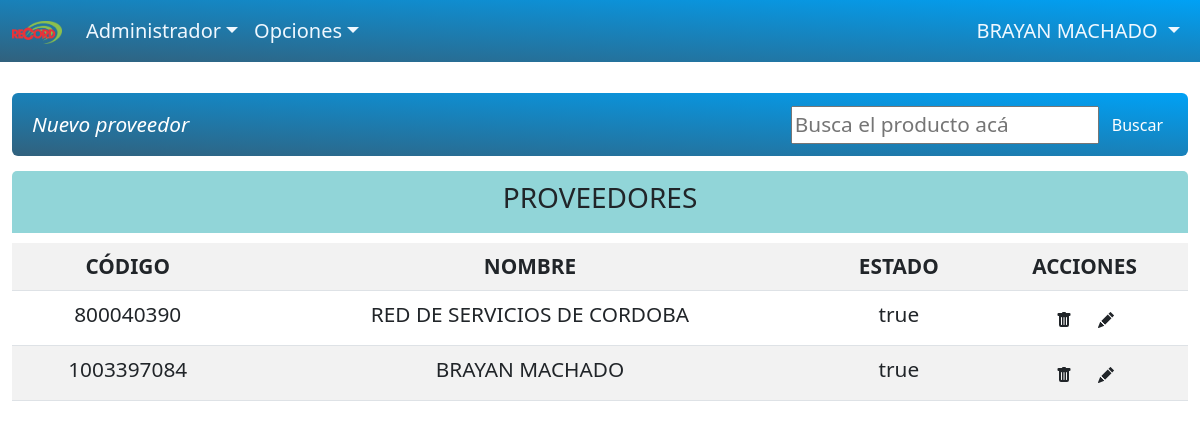
Screenshot of /administrador/proveedor.php (signed in) with the database file from the repository.
### tables this page shows
CREATE TABLE `provedor` (
  `idprovedor` int NOT NULL,
  `nombre_provedor` varchar(45) DEFAULT NULL,
  `estado` int DEFAULT NULL
);

CREATE TABLE `estado` (
  `id` int NOT NULL,
  `nombre` varchar(5) NOT NULL
);

### administrador/proveedor.php (the view, shortened to what this page needs)
<?php
include_once "../database/db.php";
?>
<!DOCTYPE html>
<html lang="en">
<head>
    <link rel="stylesheet" href="https://cdn.jsdelivr.net/npm/bootstrap@5.2.3/dist/css/bootstrap.min.css">
    <link rel="stylesheet" href="../css/activos.css">
</head>
<body>
    <?php
    include('header.php');
    ?>
    <br>
    <div class="container">
        <nav class="navbar navsep navbar-expand-sm navbar-rednav bg-rednav rounded">
            <div class="container-fluid">
                <div class="navbar-collapse" id="mynavbar">
                    <ul class="navbar-nav me-auto">
                        <li class="nav-item">
                            <i>
                                <a class="nav-item nav-link bi bi-plus-square-dotted"
                                    href="pantallas/crear_provedor.php"> Nuevo proveedor</a>
                            </i>
                        </li>
                    </ul>
                    <form class="d-flex">
                        <input placeholder="Busca el producto acá" onchange="this.form.requestSubmit()" type="text"
                            name="query_text" id="query_text">
                        <button class="btn btn-secondary" type="button">Buscar</button>
                    </form>
                </div>
            </div>
        </nav>
        <div class="row">
            <div class="col-md-8">
                <center>
                    <div class="tzona">
                        <h3>PROVEEDORES</h3>
                    </div>
                </center>
                <table class="bigtables table  table-striped table-hover ">
                    <tbody>
                        <tr class="text-dark">
                            <th>CÓDIGO</th>
                            <th>NOMBRE</th>
                            <th>ESTADO</th>
                            <th>ACCIONES</th>
                        </tr>
                        <?php
                            $sql="SELECT pv.idprovedor, pv.nombre_provedor, es.nombre AS nombre_estado
                            from provedor pv
                            LEFT JOIN estado es ON pv.estado = es.id ";
                            $result=mysqli_query($conexion,$sql);
                            while($mostrar=mysqli_fetch_array($result)){
                        ?>
                        <tr>
                            <td><?php echo $mostrar['idprovedor']?></td>
                            <td><?php echo $mostrar['nombre_provedor']?></td>
                            <td><?php echo $mostrar['nombre_estado']?></td>
                            <td>
                                <i class="separar">
                                    <form class="button_to" method="post" action=""><input type="hidden" name="_method"
                                            value="delete" autocomplete="off"><button class="bi bi-trash  text-dark btn"
                                            data-turbo-confirm="Estás seguro?" type="submit"></button><input type="hidden" name="authenticity_token"
                                            autocomplete="off"></form>
                                    <a title="Editar" class=" bi bi-pencil-fill  text-dark btn" href="">
                                    </a>
                                </i>
                            </td>
                        </tr>
                        <?php
                            }
                        ?>
                    </tbody>
                </table>
            </div>
        </div>
    </div>
</body>
</html>

### rows the page displays
provedor: idprovedor "800040390", nombre_provedor "RED DE SERVICIOS DE CORDOBA", estado.nombre "true"
provedor: idprovedor "1003397084", nombre_provedor "BRAYAN MACHADO", estado.nombre "true"

### other values shown
$n_usuario "BRAYAN"
$apellidos "MACHADO"
